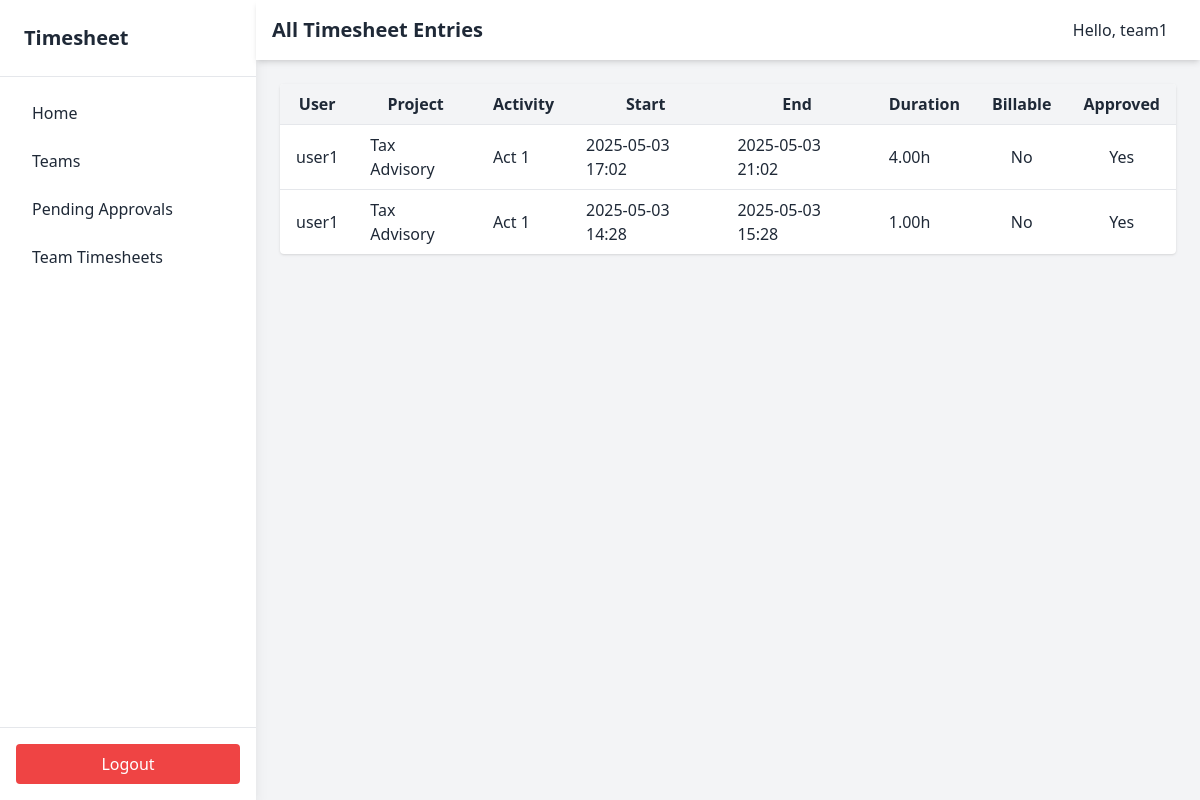
Page /entries/all_lead (signed in) on the earlier database version.
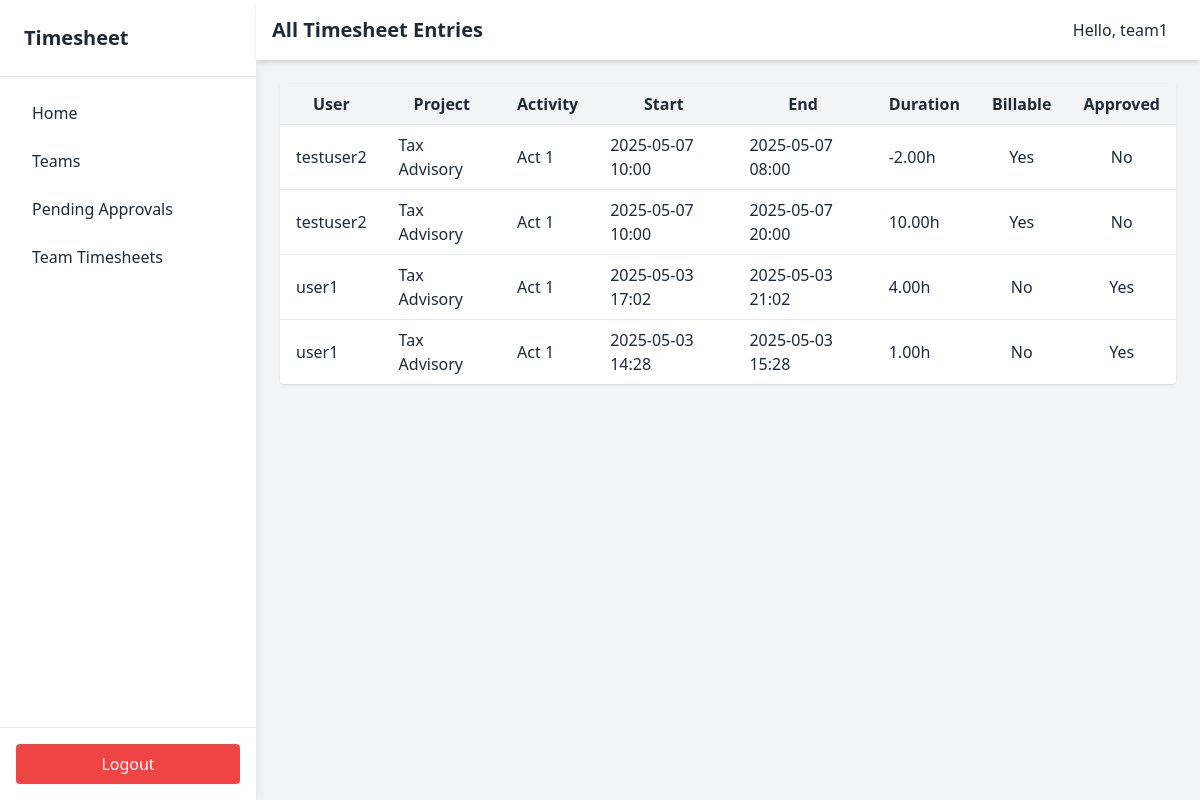
Same page on the later database version.
### models.py (models this page shows, shortened)
class User(UserMixin, db.Model):
    __tablename__ = "users"
    id = db.Column(db.Integer, primary_key=True)
    username = db.Column(db.String(150), unique=True, nullable=False)
    password_hash = db.Column(db.String(256), nullable=False)
    role = db.Column(db.String(50), nullable=False, default="ROLE_USER")
    is_approved = db.Column(db.Boolean, nullable=False, default=False)
    leading_teams = db.relationship(
        "Team",
        back_populates="lead",
        foreign_keys="[Team.lead_id]",
        cascade="all, delete-orphan",
    )
    teams = db.relationship("Team", secondary=team_members, back_populates="members")

class TimesheetEntry(db.Model):
    __tablename__ = "timesheet_entries"
    id = db.Column(db.Integer, primary_key=True)
    user_id = db.Column(db.Integer, db.ForeignKey("users.id"), nullable=False)
    project_id = db.Column(db.Integer, db.ForeignKey("projects.id"), nullable=False)
    activity_id = db.Column(db.Integer, db.ForeignKey("activities.id"), nullable=False)
    start_time = db.Column(db.DateTime, nullable=False)
    end_time = db.Column(db.DateTime, nullable=False)
    duration_hours = db.Column(db.Float, nullable=False)
    is_billable = db.Column(db.Boolean, default=True)
    description = db.Column(db.Text, nullable=True)
    state = db.Column(db.String(20), default="stopped")
    tags = db.Column(db.String(255), nullable=True)
    is_approved = db.Column(db.Boolean, nullable=False, default=False)
    user = db.relationship("User", backref=db.backref("entries", lazy=True))
    project = db.relationship("Project", backref=db.backref("entries", lazy=True))
    activity = db.relationship("Activity", backref=db.backref("entries", lazy=True))

class Project(db.Model):
    __tablename__ = "projects"
    id = db.Column(db.Integer, primary_key=True)
    name = db.Column(db.String(200), nullable=False)
    customer_id = db.Column(db.Integer, db.ForeignKey("customers.id"), nullable=False)
    is_active = db.Column(db.Boolean, default=True)
    customer = db.relationship("Customer", backref=db.backref("projects", lazy=True))

class Activity(db.Model):
    __tablename__ = "activities"
    id = db.Column(db.Integer, primary_key=True)
    name = db.Column(db.String(200), nullable=False)
    project_id = db.Column(db.Integer, db.ForeignKey("projects.id"), nullable=False)
    is_billable = db.Column(db.Boolean, default=True)
    is_active = db.Column(db.Boolean, default=True)
    project = db.relationship("Project", backref=db.backref("activities", lazy=True))

### app.py (the view)
@app.route("/entries/all_lead")
@login_required
@role_required("ROLE_TEAMLEAD")
def all_entries_lead():
    user = User.query.all()
    team = Team.query.all()
    print(user[0].__dict__)
    entries = TimesheetEntry.query.order_by(TimesheetEntry.start_time.desc()).all()
    print(list(entries)[0].__dict__)
    return render_template("entries_all.html", entries=entries)

### app.py (called while the page is built)
@login_manager.user_loader
def load_user(user_id):
    return User.query.get(int(user_id))

def role_required(role):
    def decorator(f):
        @wraps(f)
        def wrapped(*args, **kwargs):
            if not current_user.is_authenticated or current_user.role != role:
                abort(403)
            return f(*args, **kwargs)
        return wrapped
    return decorator

### templates/entries_all.html (shortened to what this page needs)
{% extends "base.html" %}
{% block page_title %}All Timesheet Entries{% endblock %}
{% block content %}
<table class="min-w-full bg-white rounded shadow overflow-hidden">
    <thead class="bg-gray-100">
        <tr>
            <th class="px-4 py-2">User</th>
            <th class="px-4 py-2">Project</th>
            <th class="px-4 py-2">Activity</th>
            <th class="px-4 py-2">Start</th>
            <th class="px-4 py-2">End</th>
            <th class="px-4 py-2">Duration</th>
            <th class="px-4 py-2">Billable</th>
            <th class="px-4 py-2">Approved</th>
        </tr>
    </thead>
    <tbody>
        {% for e in entries %}
        <tr class="border-t">
            <td class="px-4 py-2">{{ e.user.username }}</td>
            <td class="px-4 py-2">{{ e.project.name }}</td>
            <td class="px-4 py-2">{{ e.activity.name }}</td>
            <td class="px-4 py-2">{{ e.start_time.strftime('%Y-%m-%d %H:%M') }}</td>
            <td class="px-4 py-2">{{ e.end_time.strftime('%Y-%m-%d %H:%M') }}</td>
            <td class="px-4 py-2">{{ '%.2f'|format(e.duration_hours) }}h</td>
            <td class="px-4 py-2 text-center">{{ 'Yes' if e.is_billable else 'No' }}</td>
            <td class="px-4 py-2 text-center">{{ 'Yes' if e.is_approved else 'No' }}</td>
        </tr>
        {% endfor %}
    </tbody>
</table>
{% endblock %}

### templates/base.html (shortened to what this page needs)
<!DOCTYPE html>
<html lang="en">
<head>
    <script src="https://cdn.tailwindcss.com"></script>
</head>
<body class="h-screen flex bg-gray-100 text-gray-800">
    <aside class="w-64 bg-white shadow-lg hidden md:flex flex-col">
        <div class="p-6 text-xl font-bold border-b">Timesheet</div>
        <nav class="flex-1 p-4 space-y-2">
            {% if current_user.is_authenticated %}
            <a href="{{ url_for('home') }}" class="block px-4 py-2 rounded hover:bg-gray-200">Home</a>
            {% if current_user.role == 'ROLE_ADMIN' %}
            <a href="{{ url_for('list_teams') }}" class="block px-4 py-2 rounded hover:bg-gray-200">Teams</a>
            <a href="{{ url_for('list_customers') }}" class="block px-4 py-2 rounded hover:bg-gray-200">Customers</a>
            <a href="{{ url_for('list_projects') }}" class="block px-4 py-2 rounded hover:bg-gray-200">Projects</a>
            <a href="{{ url_for('list_activities') }}" class="block px-4 py-2 rounded hover:bg-gray-200">Activities</a>
            <a href="{{ url_for('all_entries') }}" class="block px-4 py-2 rounded hover:bg-gray-200">All Entries</a>
            {% elif current_user.role == 'ROLE_TEAMLEAD' %}
            <a href="{{ url_for('list_teams') }}" class="block px-4 py-2 rounded hover:bg-gray-200">Teams</a>
            <a href="{{ url_for('pending_entries') }}" class="block px-4 py-2 rounded hover:bg-gray-200">Pending
                Approvals</a>
            <a href="{{ url_for('all_entries_lead') }}" class="block px-4 py-2 rounded hover:bg-gray-200">Team
                Timesheets</a>
            {% else %}
            <a href="{{ url_for('new_entry') }}" class="block px-4 py-2 rounded hover:bg-gray-200">New Entry</a>
            <a href="{{ url_for('list_my_entries') }}" class="block px-4 py-2 rounded hover:bg-gray-200">My Entries</a>
            {% endif %}
            {% else %}
            <a href="{{ url_for('login') }}" class="block px-4 py-2 rounded hover:bg-gray-200">Login</a>
            <a href="{{ url_for('register') }}" class="block px-4 py-2 rounded hover:bg-gray-200">Register</a>
            {% endif %}
        </nav>
        {% if current_user.is_authenticated %}
        <div class="p-4 border-t">
            <a href="{{ url_for('logout') }}"
                class="w-full block text-center py-2 bg-red-500 text-white rounded hover:bg-red-600">
                Logout
            </a>
        </div>
        {% endif %}
    </aside>
    <div class="flex-1 flex flex-col">
        <header class="w-full bg-white shadow-md p-4 flex justify-between items-center">
            <div class="text-xl font-semibold">{% block page_title %}{% endblock %}</div>
            <div>
                {% if current_user.is_authenticated %}
                <span class="mr-4">Hello, {{ current_user.username }}</span>
                {% endif %}
            </div>
        </header>
        <main class="p-6 overflow-auto">
            {% block content %}{% endblock %}
        </main>
    </div>
</body>
</html>

Differences in the rows shown:
added TimesheetEntry: user.username "testuser2", project.name "Tax Advisory", activity.name "Act 1", start_time "2025-05-07 10:00", end_time "2025-05-07 08:00", duration_hours "-2.00", is_billable "Yes", is_approved "No"
added TimesheetEntry: user.username "testuser2", project.name "Tax Advisory", activity.name "Act 1", start_time "2025-05-07 10:00", end_time "2025-05-07 20:00", duration_hours "10.00", is_billable "Yes", is_approved "No"
